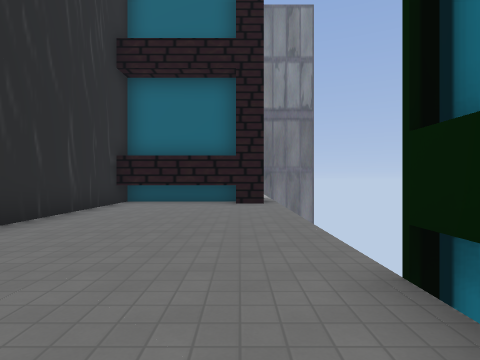
view 1 (above)

24 first-person views from a walk through a 3-D level made in the Godot game engine. The camera is 1.4 m above the floor, looks level and sees 80° across. The floor is counted in squares, 2 m on a side. Each view is taken from the middle of a square. On the plan, view 1 faces up. The plan holds only what a view shows up to about 10 squares ahead; the rest is blank. The place goes on beyond the plan. Some surface patterns are stand-ins.

view 2
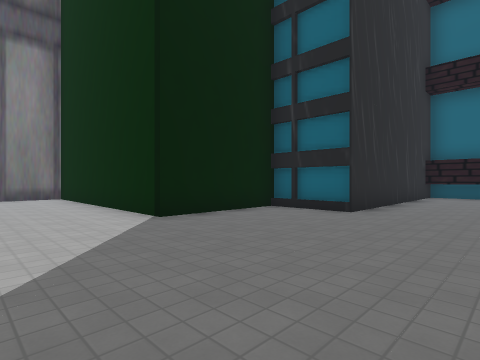

view 3
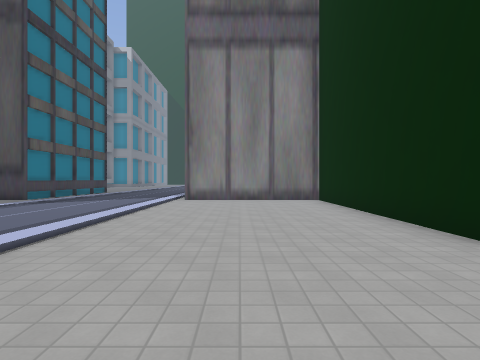

view 4
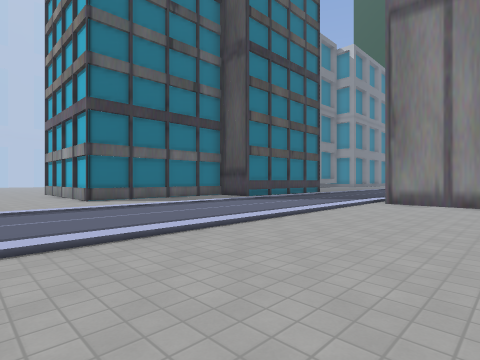

view 5
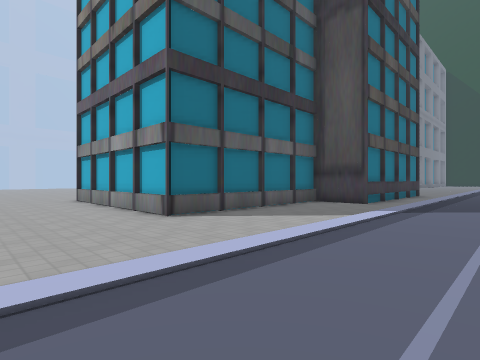

view 6
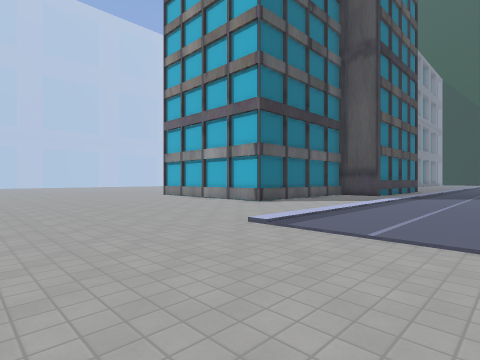

view 7
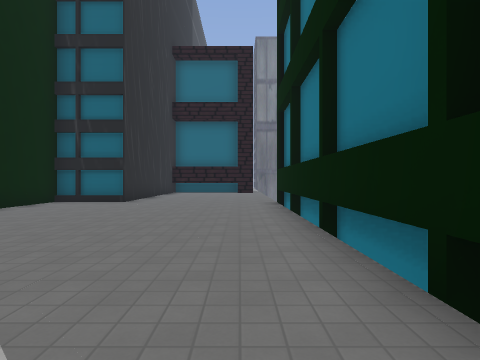

view 8
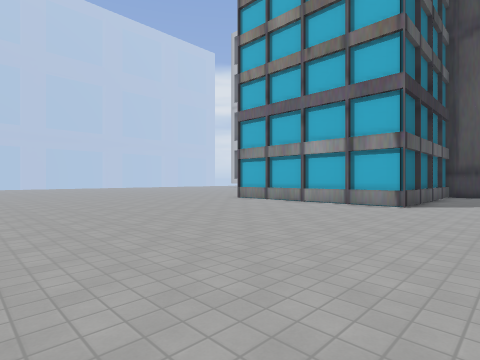

view 9
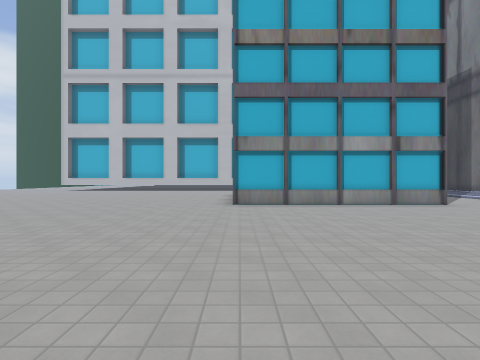

view 10
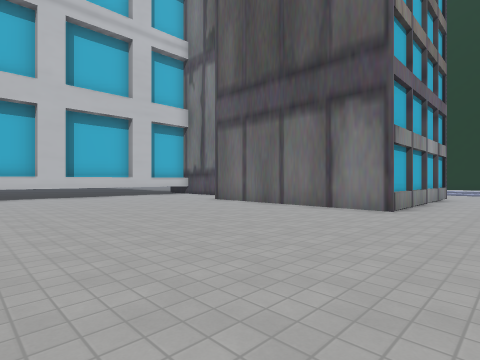

view 11
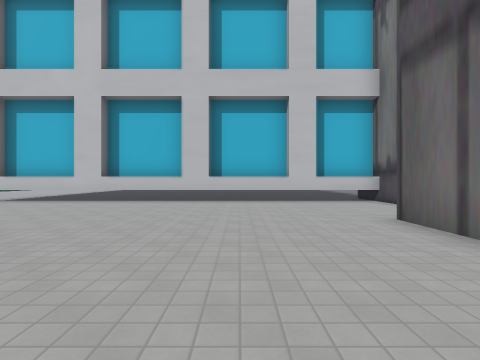

view 12
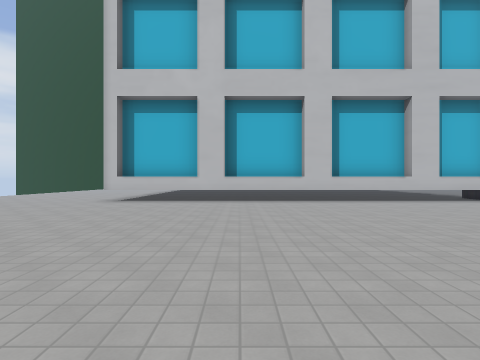

view 13
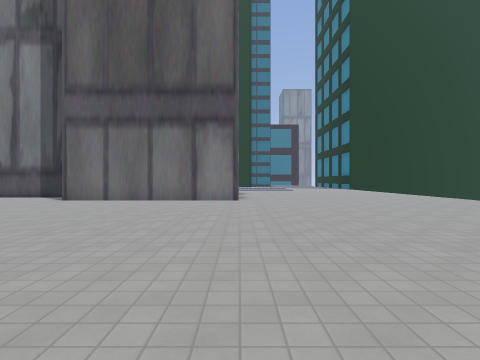

view 14
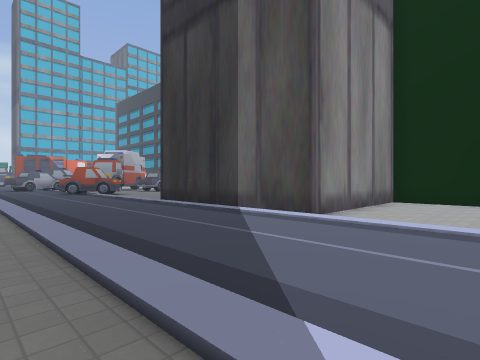

view 15
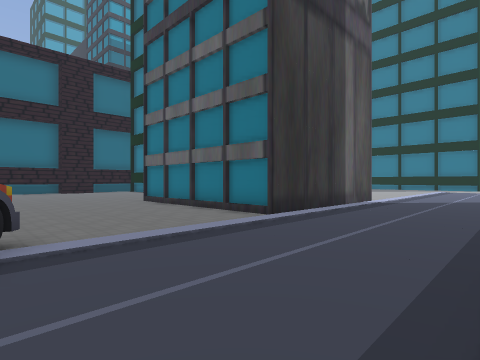

view 16
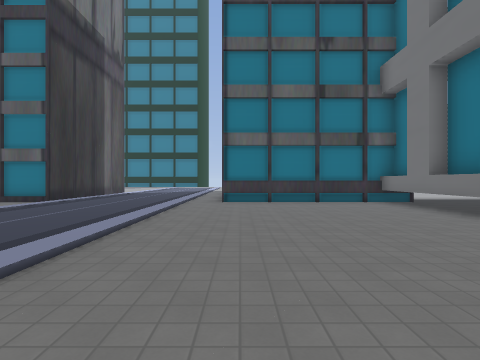

view 17
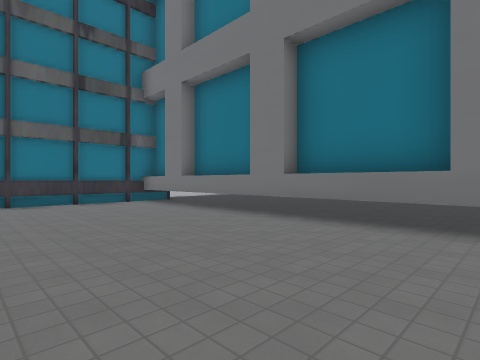

view 18
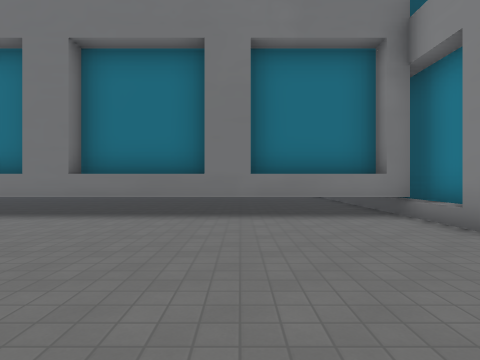

view 19
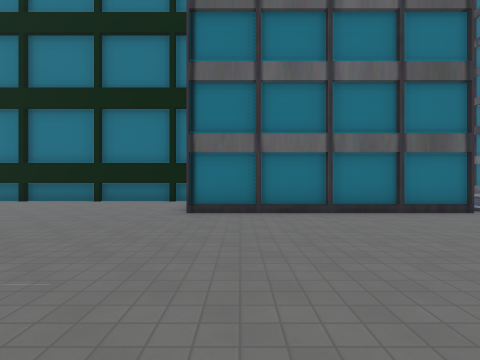

view 20
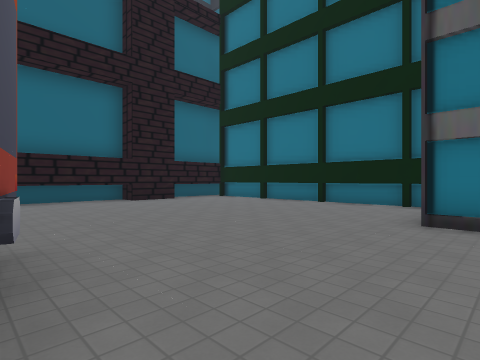

view 21
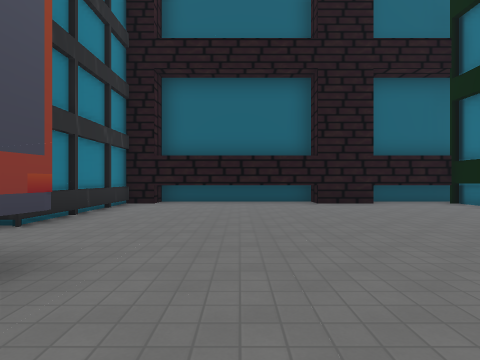

view 22
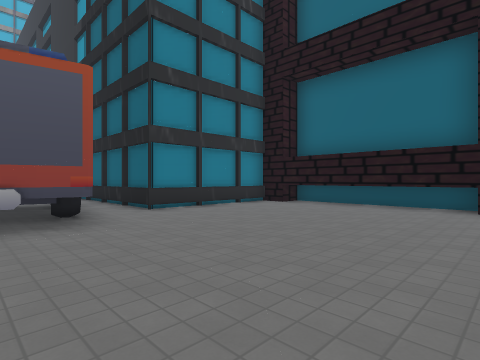

view 23
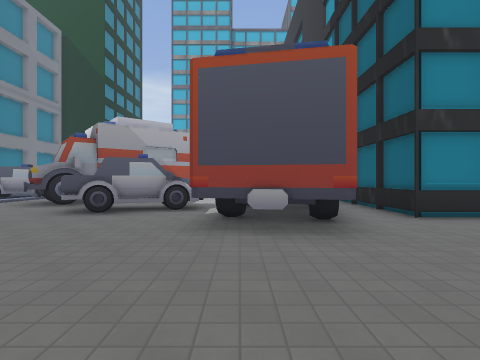

view 24
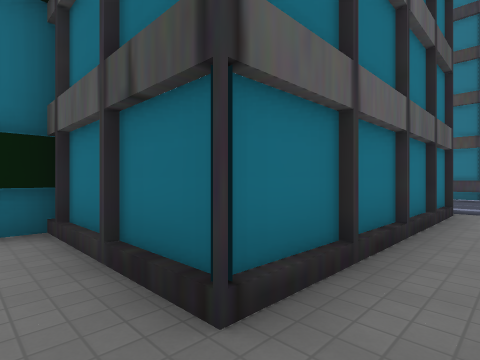

### Floor plan
Points are (right, up) in squares from view 1. A wall is a line through its corners. A room is listed if a view was taken in it or the views show most of it. See-through windows are left out.
Room 1 (views 1, 2, 3, 4, 5, 6, 7, 8, 9, 10, 11, 12, 13, 14, 15, 16, 17, 18, 19, 20, 21, 22, 23, 24)
walls: (-14.8, -11.4) (-12.9, -11.4) (-12.9, -13.2) (-7.1, -13.2) (-7.1, -19.2) (-13.1, -19.2); (-16.2, -17.5) (-18, -17.5); (-17.3, -17.4) (-17.3, -30.5); (-17.7, -17.5) (-17.7, -19.4); (-18.9, -17.5) (-18.9, -11.4) (-18.2, -11.4); (-17.7, -20.4) (-17.7, -23); (-15.5, 0) (-15.5, 0.6); (-23.4, -5.8) (-23.7, -6.2); (-15.5, 1.2) (-15.5, 3.6); (-23.5, -16.9) (-21.2, -16.9); (-17.7, -23.9) (-17.7, -26.5); (1.2, -5.6) (1.2, 2.1); (-15.5, 3.8) (-15.5, 6); (-27.4, -16.9) (-24.7, -16.9); (-17.7, -27.5) (-17.7, -30); (-15.5, 6.2) (-15.5, 7); (-28.1, -3.7) (-27.5, -4.4); (-23.6, 2.5) (-24, 0.3); (-26.8, -0.1) (-25.8, -2.6); (-15.5, 7.8) (-15.5, 8.5); (-31.2, -14.8) (-31.2, -17); (-30.9, -16.9) (-28.2, -16.9); (-31.2, -16.5) (-18.8, -16.5); (-31.7, -15.6) (-31.7, -17.5); (-3.7, 9.3) (-3.7, 2.2) (-5.9, 2.2) (-5.9, -1.2) (-12.9, -1.2) (-12.9, -5.9) (-18.9, -5.9) (-18.9, 0) (-15.7, 0) (-15.7, 8.5) (-25.4, 8.5) (-25.4, 4.4); (0.8, 8.5) (-3.8, 8.5)
low walls: (1.4, -5) (1.4, -2.9); (1.4, -2.1) (1.4, -0.5); (-24.9, 1.2) (-25, 0.6); (1.4, 1.5) (1.4, 2); (-24.6, 2.5) (-24.8, 1.7); (-15.1, 9.3) (-17.6, 9.3); (-19.7, 9.3) (-24.5, 9.3); (-0.1, 9.3) (-3.7, 9.3)
ways out: opening at (-26, 4)

Positions as (right, up) in squares from view 1, and headings:
1: (0, 0), facing up
2: (-1, -4), facing up-left
3: (-3, -4), facing left
4: (-4, -3), facing down-left
5: (-4, -8), facing down-left
6: (0, -7), facing down-left
7: (0, -7), facing up
8: (1, -11), facing down-left
9: (1, -19), facing left
10: (-5, -26), facing up-left
11: (-8, -22), facing left
12: (-8, -26), facing left
13: (-7, -29), facing up
14: (-10, -11), facing up-left
15: (-24, -10), facing up-right
16: (-28, -12), facing right
17: (-28, -12), facing down-right
18: (-28, -11), facing down
19: (-25, -1), facing right
20: (-24, -1), facing up-right
21: (-22, 0), facing up
22: (-19, 1), facing up-left
23: (-20, 1), facing left
24: (-20, 1), facing down-right
